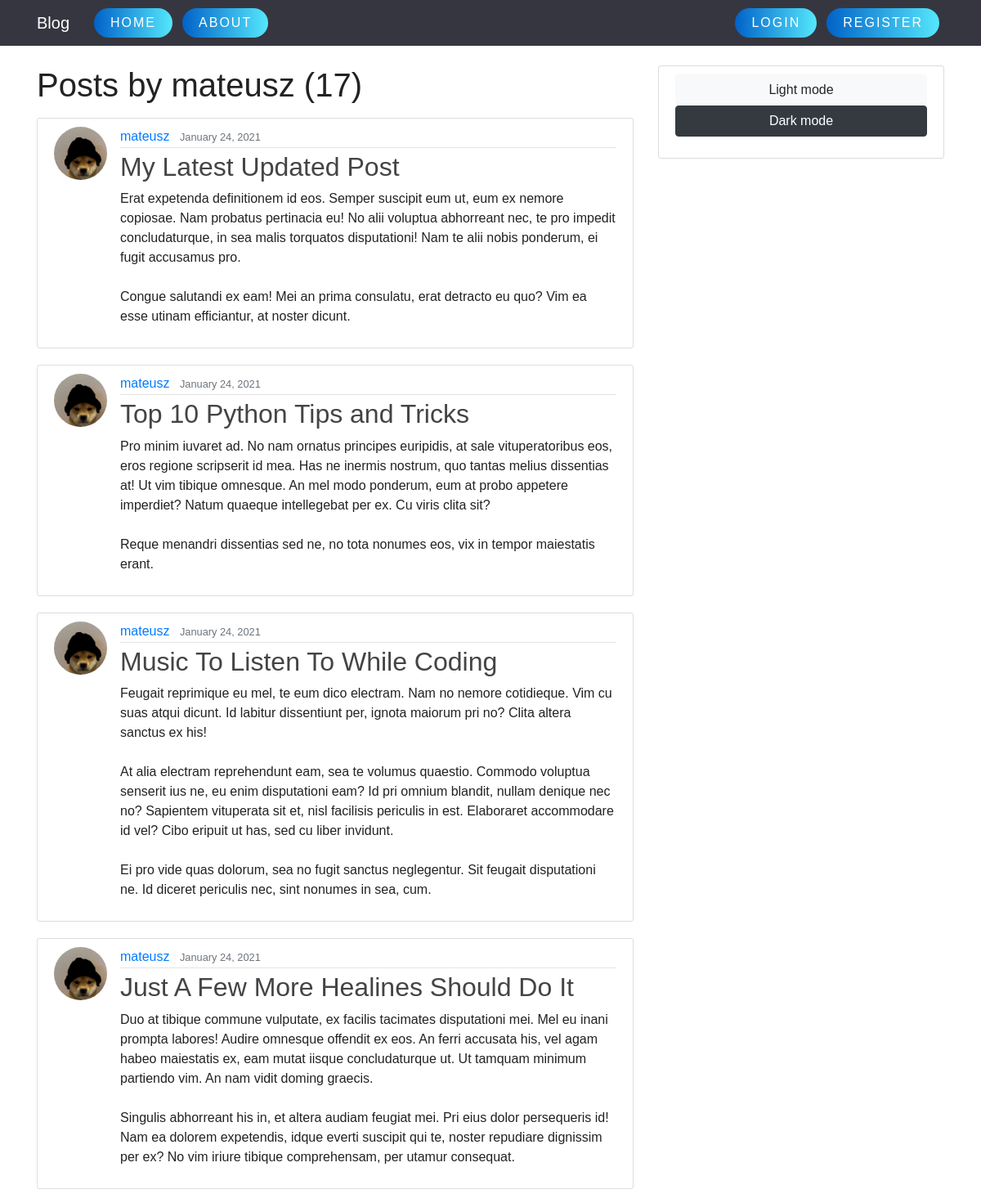
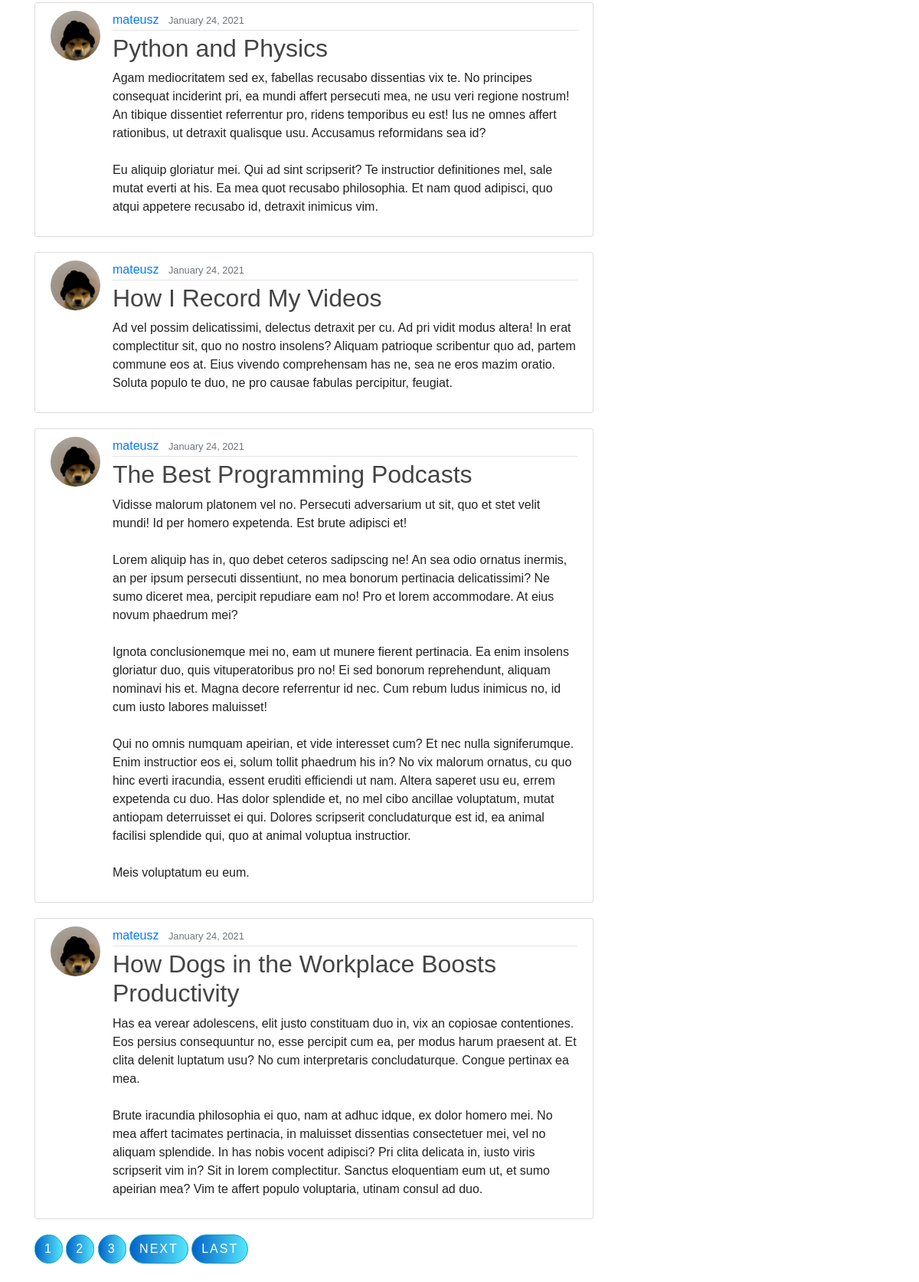
Page /user/mateusz/posts/ on the earlier database version (2 pictures, top to bottom).
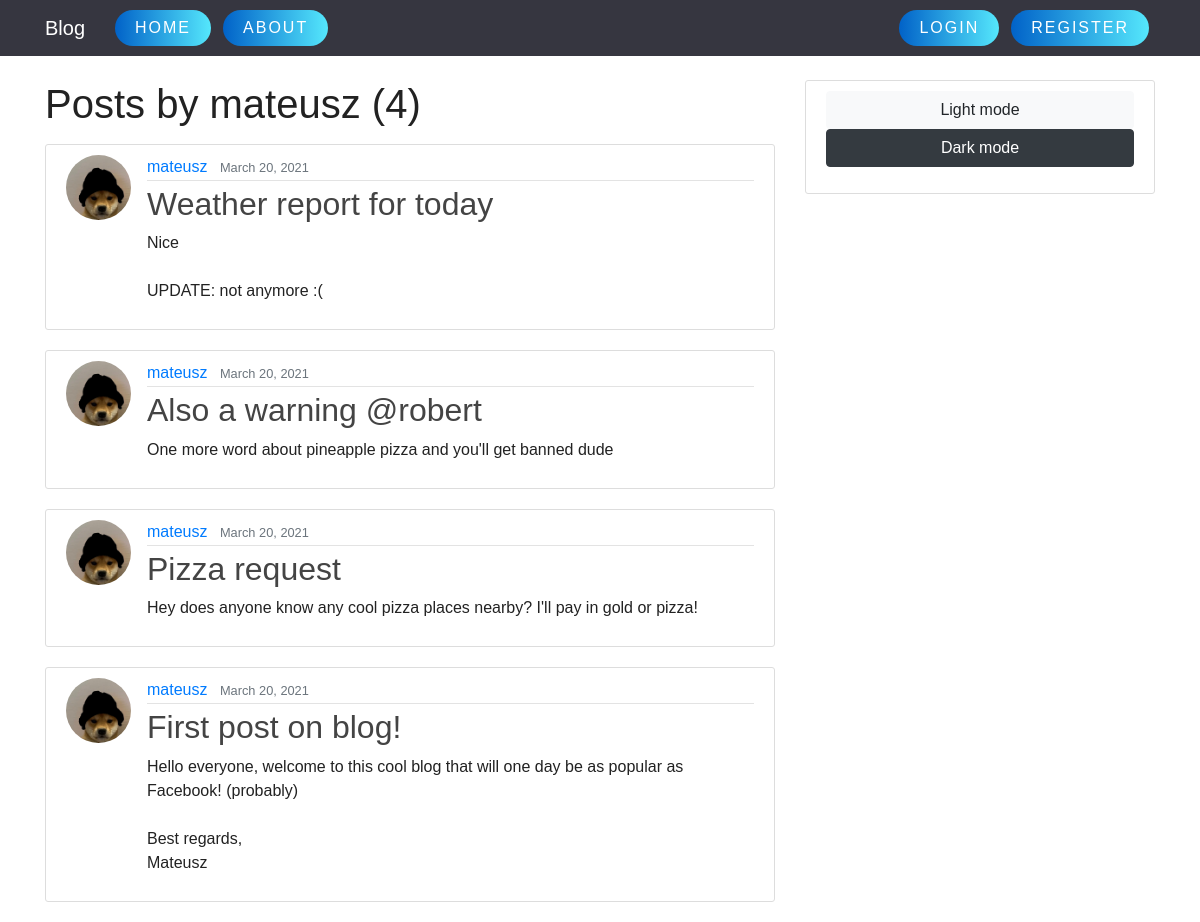
Same page on the later database version.
### blog/models.py (models this page shows, shortened)
class Post(models.Model):
    objects = None
    title = models.CharField(max_length=100)
    content = models.TextField()
    date_posted = models.DateTimeField(default=timezone.now)
    author = models.ForeignKey(User, on_delete=models.CASCADE)

### users/models.py (models this page shows, shortened)
class Profile(models.Model):
    user = models.OneToOneField(User, on_delete=models.CASCADE)
    image = models.ImageField(default='default.jpg', upload_to='profile_pics')

### blog/views.py (the view)
# urls.py: path('user/<str:username>/posts/', UserPostListView.as_view(), name='user-posts'),
class UserPostListView(ListView):  # displaying all posts of a user
    model = Post
    template_name = 'blog/user_posts.html'  # <app>/<model>_<viewtype>.html
    context_object_name = 'posts'
    ordering = ['-date_posted']  # newest to oldest
    paginate_by = 8
    def get_queryset(self):
        user = get_object_or_404(User, username=self.kwargs.get('username'))
        return Post.objects.filter(author=user).order_by('-date_posted')

### blog/templates/blog/user_posts.html (shortened to what this page needs)
{% extends "blog/base.html"%}
{% block content %}
<h1 class="mb-3">Posts by {{ view.kwargs.username }} ({{ page_obj.paginator.count }}) </h1>
{% for post in posts %}
<article class="media content-section">
    <img class="rounded-circle article-img" src=" {{ post.author.profile.image.url }} ">
    <div class="media-body">
        <div class="article-metadata">
            <a class="mr-2" href="{% url 'user-profile' post.author.username %}">{{ post.author }}</a>
            <small class="text-muted">{{ post.date_posted|date:"F d, Y" }}</small>
        </div>
        <h2><a class="article-title" href="{% url 'post-detail' post.id %}">{{ post.title }}</a></h2>
        <p class="article-content">{{ post.content }}</p>
    </div>
</article>
{% endfor %}
{% if is_paginated %}
{% for num in page_obj.paginator.page_range %}
{% if page_obj.number == num %}
<a class="btn btn-info mb-4" id="lowerButton" href="?page={{ num }}">{{ num }}</a>
{% elif num > page_obj.number|add:'-3' and num < page_obj.number|add:'3' %}
<a class="btn btn-outline-info mb-4" id="lowerButton" href="?page={{ num }}">{{ num }}</a>
{% endif %}
{% endfor %}
{% if page_obj.has_next %}
<a class="btn btn-outline-info mb-4" id="lowerButton" href="?page={{ page_obj.next_page_number }}">Next</a>
<a class="btn btn-outline-info mb-4" id="lowerButton" href="?page={{ page_obj.paginator.num_pages }}">Last</a>
{% endif %}
{% endif %}
{% endblock content %}

### blog/templates/blog/base.html (shortened to what this page needs)
{% load static %}
<!DOCTYPE html>
<html>
<head>
    <link rel="stylesheet" href="https://maxcdn.bootstrapcdn.com/bootstrap/4.0.0/css/bootstrap.min.css"
>
    <link id="mystylesheet" rel="stylesheet" type="text/css" href="{% static 'blog/light.css' %}">
</head>
<body>
<header class="site-header">
    <nav class="navbar navbar-expand-md navbar-dark bg-steel fixed-top">
        <div class="container">
            <a class="navbar-brand mr-4" href="/">Blog</a>
            <div class="collapse navbar-collapse" id="navbarToggle">
                <div class="navbar-nav mr-auto">
                    <a class="nav-item nav-link" id="upperButton" href="{% url 'blog-home' %}">Home</a>
                    <a class="nav-item nav-link" id="upperButton" href="{% url 'blog-about' %}">About</a>
                </div>
                <div class="navbar-nav">
                    {% if user.is_authenticated %}
                    <a class="nav-item nav-link" id="upperButton" href="{% url 'post-create' %}">Create Post</a>
                    <a class="nav-item nav-link" id="upperButton" href="{% url 'profile_edit' %}">Edit Profile</a>
                    <a class="nav-item nav-link" id="upperButton" href="{% url 'logout' %}">Logout</a>
                    {% else %}
                    <a class="nav-item nav-link" id="upperButton" href="{% url 'login' %}">Login</a>
                    <a class="nav-item nav-link" id="upperButton" href="{% url 'register' %}">Register</a>
                    {% endif %}
                </div>
            </div>
        </div>
    </nav>
</header>
<main role="main" class="container">
    <div class="row">
        <div class="col-md-8">
            {% block content %}{% endblock %}
        </div>
        <div class="col-md-4">
            <div class="content-section">
                <ul class="list-group">
                    <button class="btn btn-light" onClick="swapStyle('{% static 'blog/light.css' %}')">Light mode</button>
                    <button class="btn btn-dark" onClick="swapStyle('{% static 'blog/dark.css' %}')">Dark mode</button>
                </ul>
            </div>
        </div>
    </div>
</main>
</body>
</html>

### blog/static/blog/light.css (style rules this page uses)
body { background: #fafafa; color: #333333; margin-top: 5rem; }
h1, h2, h3, h4, h5, h6 { color: #444444; }
ul { margin: 0; }
.bg-steel { background-color: #363640; }
.site-header .navbar-nav .nav-link { color: #cbd5db; }
.content-section { background: #ffffff; padding: 10px 20px; border: 1px solid #dddddd; border-radius: 3px; margin-bottom: 20px; }
.article-title { color: #444444; }
.article-content { white-space: pre-line; }
.article-img { height: 65px; width: 65px; margin-right: 16px; }
.article-metadata { padding-bottom: 1px; margin-bottom: 4px; border-bottom: 1px solid #e3e3e3 }
#upperButton { position: relative; display: inline-block; color: #fff; padding: 6px 20px; margin: 0px 6px; text-decoration: none; text-transform: uppercase; letter-spacing: 2px; border-radius: 40px; background: linear-gradient(90deg, #0162c8, #55e7fc); }
body { --text-color: #222; --bkg-color: #fff; }
* { font-family: Arial, Helvetica, sans-serif; }
body { background: var(--bkg-color); }
h1, p { color: var(--text-color); }

Differences in the rows shown:
removed Post: author.profile.image (picture), author "mateusz", date_posted "January 24, 2021", title "My Latest Updated Post", content "Erat expetenda definitionem id eos. Semper suscipit eum ut, eum ex nemore copiosae. Nam probatus pertinacia eu! No alii voluptua abhorreant nec, te pro impedit concludaturque, in sea malis torquatos disputationi! Nam te alii nobis ponderum, ei fugit accusamus pro. Congue salutandi ex eam! Mei an prima consulatu, erat detracto eu quo? Vim ea esse utinam efficiantur, at noster dicunt."
removed Post: author.profile.image (picture), author "mateusz", date_posted "January 24, 2021", title "Top 10 Python Tips and Tricks", content "Pro minim iuvaret ad. No nam ornatus principes euripidis, at sale vituperatoribus eos, eros regione scripserit id mea. Has ne inermis nostrum, quo tantas melius dissentias at! Ut vim tibique omnesque. An mel modo ponderum, eum at probo appetere imperdiet? Natum quaeque intellegebat per ex. Cu viris clita sit? Reque menandri dissentias sed ne, no tota nonumes eos, vix in tempor maiestatis erant."
removed Post: author.profile.image (picture), author "mateusz", date_posted "January 24, 2021", title "Music To Listen To While Coding", content "Feugait reprimique eu mel, te eum dico electram. Nam no nemore cotidieque. Vim cu suas atqui dicunt. Id labitur dissentiunt per, ignota maiorum pri no? Clita altera sanctus ex his! At alia electram reprehendunt eam, sea te volumus quaestio. Commodo voluptua senserit ius ne, eu enim disputationi eam? Id pri omnium blandit, nullam denique nec no? Sapientem vituperata sit et, nisl facilisis periculis in est. Elaboraret accommodare id vel? Cibo eripuit ut has, sed cu liber invidunt. Ei pro vide quas dolorum, sea no fugit sanctus neglegentur. Sit feugait disputationi ne. Id diceret periculis nec, sint nonumes in sea, cum."
removed Post: author.profile.image (picture), author "mateusz", date_posted "January 24, 2021", title "Just A Few More Healines Should Do It", content "Duo at tibique commune vulputate, ex facilis tacimates disputationi mei. Mel eu inani prompta labores! Audire omnesque offendit ex eos. An ferri accusata his, vel agam habeo maiestatis ex, eam mutat iisque concludaturque ut. Ut tamquam minimum partiendo vim. An nam vidit doming graecis. Singulis abhorreant his in, et altera audiam feugiat mei. Pri eius dolor persequeris id! Nam ea dolorem expetendis, idque everti suscipit qui te, noster repudiare dignissim per ex? No vim iriure tibique comprehensam, per utamur consequat."
removed Post: author.profile.image (picture), author "mateusz", date_posted "January 24, 2021", title "Python and Physics", content "Agam mediocritatem sed ex, fabellas recusabo dissentias vix te. No principes consequat inciderint pri, ea mundi affert persecuti mea, ne usu veri regione nostrum! An tibique dissentiet referrentur pro, ridens temporibus eu est! Ius ne omnes affert rationibus, ut detraxit qualisque usu. Accusamus reformidans sea id? Eu aliquip gloriatur mei. Qui ad sint scripserit? Te instructior definitiones mel, sale mutat everti at his. Ea mea quot recusabo philosophia. Et nam quod adipisci, quo atqui appetere recusabo id, detraxit inimicus vim."
removed Post: author.profile.image (picture), author "mateusz", date_posted "January 24, 2021", title "How I Record My Videos", content "Ad vel possim delicatissimi, delectus detraxit per cu. Ad pri vidit modus altera! In erat complectitur sit, quo no nostro insolens? Aliquam patrioque scribentur quo ad, partem commune eos at. Eius vivendo comprehensam has ne, sea ne eros mazim oratio. Soluta populo te duo, ne pro causae fabulas percipitur, feugiat."
removed Post: author.profile.image (picture), author "mateusz", date_posted "January 24, 2021", title "The Best Programming Podcasts", content "Vidisse malorum platonem vel no. Persecuti adversarium ut sit, quo et stet velit mundi! Id per homero expetenda. Est brute adipisci et! Lorem aliquip has in, quo debet ceteros sadipscing ne! An sea odio ornatus inermis, an per ipsum persecuti dissentiunt, no mea bonorum pertinacia delicatissimi? Ne sumo diceret mea, percipit repudiare eam no! Pro et lorem accommodare. At eius novum phaedrum mei? Ignota conclusionemque mei no, eam ut munere fierent pertinacia. Ea enim insolens gloriatur duo, quis vituperatoribus pro no! Ei sed bonorum reprehendunt, aliquam nominavi his et. Magna decore referrentur id nec. Cum rebum ludus inimicus no, id cum iusto labores maluisset! Qui no omnis numquam…"
removed Post: author.profile.image (picture), author "mateusz", date_posted "January 24, 2021", title "How Dogs in the Workplace Boosts Productivity", content "Has ea verear adolescens, elit justo constituam duo in, vix an copiosae contentiones. Eos persius consequuntur no, esse percipit cum ea, per modus harum praesent at. Et clita delenit luptatum usu? No cum interpretaris concludaturque. Congue pertinax ea mea. Brute iracundia philosophia ei quo, nam at adhuc idque, ex dolor homero mei. No mea affert tacimates pertinacia, in maluisset dissentias consectetuer mei, vel no aliquam splendide. In has nobis vocent adipisci? Pri clita delicata in, iusto viris scripserit vim in? Sit in lorem complectitur. Sanctus eloquentiam eum ut, et sumo apeirian mea? Vim te affert populo voluptaria, utinam consul ad duo."
added Post: author.profile.image (picture), author "mateusz", date_posted "March 20, 2021", title "Weather report for today", content "Nice UPDATE: not anymore :("
added Post: author.profile.image (picture), author "mateusz", date_posted "March 20, 2021", title "Also a warning @robert", content "One more word about pineapple pizza and you'll get banned dude"
added Post: author.profile.image (picture), author "mateusz", date_posted "March 20, 2021", title "Pizza request", content "Hey does anyone know any cool pizza places nearby? I'll pay in gold or pizza!"
added Post: author.profile.image (picture), author "mateusz", date_posted "March 20, 2021", title "First post on blog!", content "Hello everyone, welcome to this cool blog that will one day be as popular as Facebook! (probably) Best regards, Mateusz"
Other differences:
{{ page_obj.paginator.count }}: "17" → "4"
list line gone: "1"
list line gone: "2"
list line gone: "3"
text no longer shown: "NEXT LAST"
